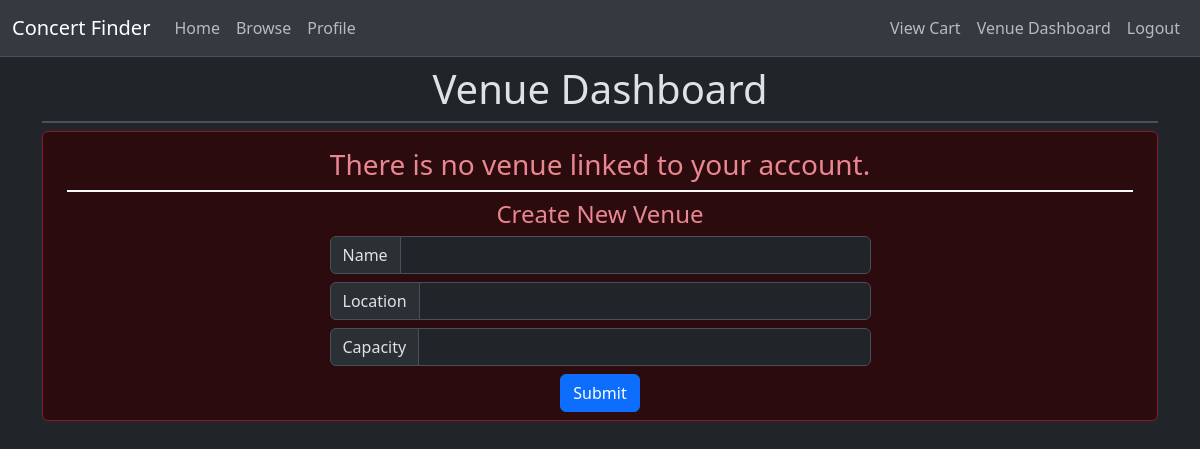
/venue (signed in), run on an earlier commit of the app's database.
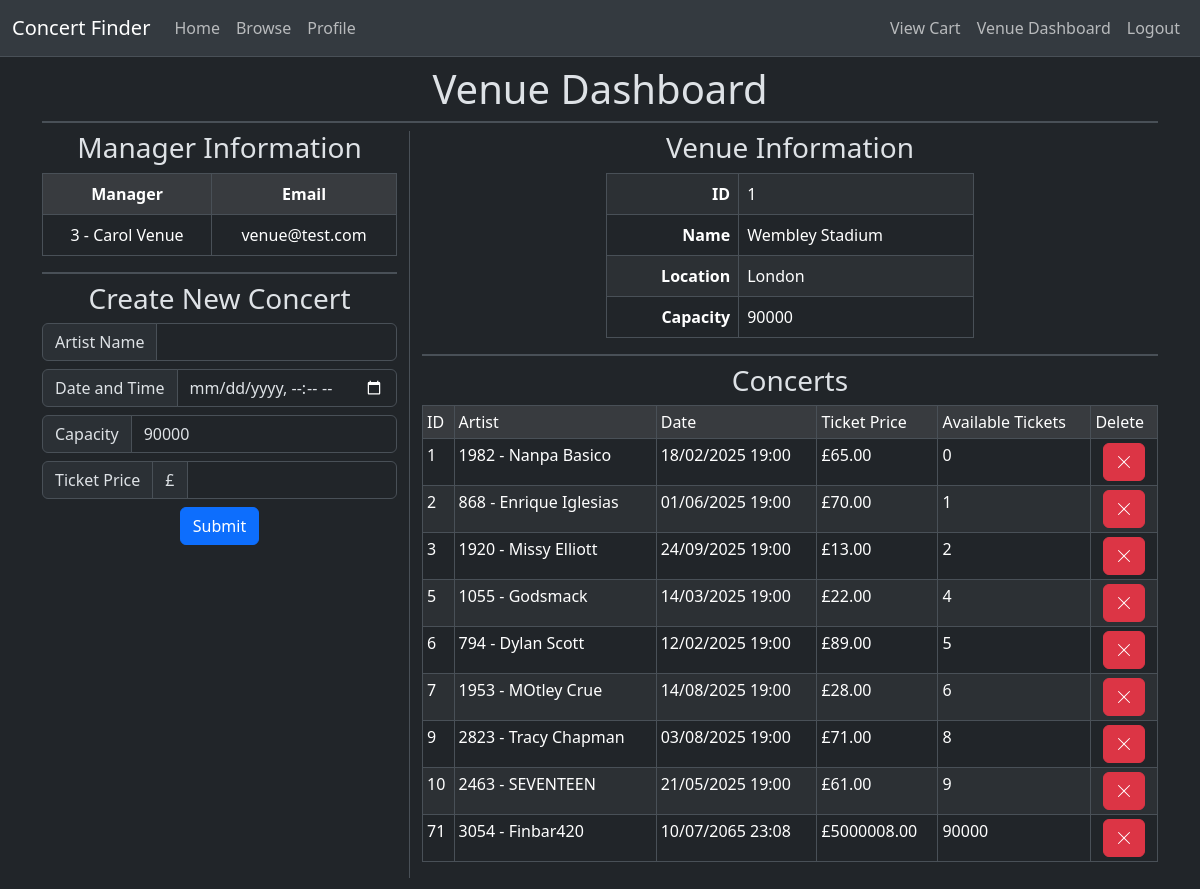
And on a later commit of the database.
### website/models.py (models this page shows, shortened)
class User(db.Model, UserMixin):
    __tablename__ = "users"
    id = db.Column(db.Integer, primary_key=True)
    firstname = db.Column(db.String(100), nullable=False)
    lastname = db.Column(db.String(100), nullable=False)
    email = db.Column(db.String(100), nullable=False, unique=True)
    password = db.Column(db.String(255), nullable=False)
    role = db.Column(db.String(100), nullable=False, default="user")
    venueId = db.Column(db.Integer, db.ForeignKey("venues.id"), default=None)
    registered_on = db.Column(db.DateTime, nullable=False)
    last_logged_in = db.Column(db.DateTime, nullable=True)
    current_logged_in = db.Column(db.DateTime, nullable=True)

class Venue(db.Model):
    __tablename__ = "venues"
    id = db.Column(db.Integer, primary_key=True)
    name = db.Column(db.String(100), nullable=False)
    location = db.Column(db.String(100), nullable=False)
    capacity = db.Column(db.Integer, nullable=False)

class Concert(db.Model):
    __tablename__ = "concerts"
    id = db.Column(db.Integer, primary_key=True)
    artistId = db.Column(db.Integer, db.ForeignKey(Artist.id))
    artistName = db.Column(db.String(100), nullable=False)
    venueId = db.Column(db.Integer, db.ForeignKey(Venue.id))
    venueName = db.Column(db.String(100), nullable=False)
    venueLocation = db.Column(db.String(100), nullable=False)
    date = db.Column(db.DateTime, nullable=True)
    ticketPrice = db.Column(db.Float, nullable=False)
    availableTickets = db.Column(db.Integer, nullable=False)

### website/venue/views.py (the view)
@venue_blueprint.route("/venue")
@login_required
@requires_roles("venue")
def venue():
    return render_template(
        "venue.html",
        managers=User.query.filter_by(venueId=current_user.venueId).all(),
        venue=Venue.query.filter_by(id=current_user.venueId).first(),
        concerts=Concert.query.filter_by(venueId=current_user.venueId).all(),
        createConcertForm=CreateConcertForm(),
        createVenueForm=CreateVenueForm(),
    )

### website/venue/forms.py
class CreateConcertForm(FlaskForm):
    artistName = StringField(
        validators=[
            InputRequired(),
            Length(1, 30, "Artist name must be between 1 and 30 characters in length."),
        ]
    )
    date = StringField(validators=[InputRequired()])
    capacity = IntegerField(validators=[InputRequired()])
    ticketPrice = IntegerField(validators=[InputRequired()])
    submit = SubmitField(validators=[InputRequired()])

class CreateVenueForm(FlaskForm):
    name = StringField(
        validators=[
            InputRequired(),
            Length(1, 30, "Name must be between 1 and 30 characters in length."),
        ]
    )
    location = StringField(
        validators=[
            InputRequired(),
            Length(1, 30, "Location must be between 1 and 30 characters in length."),
        ]
    )
    capacity = IntegerField(validators=[InputRequired()])
    submit = SubmitField(validators=[InputRequired()])

### main.py (called while the page is built)
def requires_roles(*roles):
    def wrapper(f):
        @wraps(f)
        def wrapped(*args, **kwargs):
            if current_user.role not in roles:
                return abort(403, "Forbidden")
            return f(*args, **kwargs)
        return wrapped
    return wrapper

    @login_manager.user_loader
    def load_user(id):
        return User.query.filter_by(id=id).first()

### website/templates/venue.html (shortened to what this page needs)
{% extends 'base.html' %}
{% block content %}
  <div class="container text-center mb-5">
    <h1 class="mt-2">Venue Dashboard</h1>
    <div class="border mb-2"></div>
    <div class="row">
      {% if venue %}
        <div class="col-4 text-center border-end">
          <h3>Manager Information</h3>
          <table class="table table-striped table-hover table-bordered">
            <tr class="fw-medium table-active">
              <th>Manager</th>
              <th>Email</th>
            </tr>
            {% for user in managers %}
              <tr>
                <td>{{ user.id }} - {{ user.firstname + ' ' + user.lastname }}</td>
                <td>{{ user.email }}</td>
              </tr>
            {% endfor %}
          </table>
            <div class="border mt-2 mb-2"></div>
            <div>
              <h3>Create New Concert</h3>
              <form method="POST" action="/venue/create_concert">
                <div class="mb-2 text-start input-group">
                  <span class="input-group-text">Artist Name</span>
                  {{ createConcertForm.artistName(class='form-control', required='required', type='text') }}
                </div>
                <div class="mb-2 text-start input-group">
                  <span class="input-group-text">Date and Time</span>
                  {{ createConcertForm.date(class='form-control', required='required', type='datetime-local') }}
                </div>
                <div class="mb-2 text-start input-group">
                  <span class="input-group-text">Capacity</span>
                  {{ createConcertForm.capacity(class='form-control', required='required', type='number', value=venue.capacity, min='0', max=venue.capacity) }}
                </div>
                <div class="mb-2 text-start input-group">
                  <span class="input-group-text">Ticket Price</span>
                  <span class="input-group-text">£</span>
                  {{ createConcertForm.ticketPrice(class='form-control', required='required', type='number', min='0') }}
                </div>
                <div class="mb-2">{{ createConcertForm.submit(type='submit', class='btn btn-primary center') }}</div>
              </form>
            </div>
        </div>
      {% endif %}
      <div class="col text-center">
        {% if venue %}
          <h3>Venue Information</h3>
          <table class="table table-striped table-hover table-bordered w-50 mx-auto">
            <tr>
              <th class="text-end">ID</th>
              <td class="text-start">{{ venue.id }}</td>
            </tr>
            <tr>
              <th class="text-end">Name</th>
              <td class="text-start">{{ venue.name }}</td>
            </tr>
            <tr>
              <th class="text-end">Location</th>
              <td class="text-start">{{ venue.location }}</td>
            </tr>
            <tr>
              <th class="text-end">Capacity</th>
              <td class="text-start">{{ venue.capacity }}</td>
            </tr>
          </table>
          <div class="border mt-2 mb-2"></div>
          {% if concerts %}
            <h3>Concerts</h3>
            <table class="table table-striped table-hover text-start table-bordered table-sm">
              <tr class="fw-medium table-active">
                <td>ID</td>
                <td>Artist</td>
                <td>Date</td>
                <td>Ticket Price</td>
                <td>Available Tickets</td>
                <td>Delete</td>
              </tr>
              {% for concert in concerts %}
                <tr>
                  <td class="fw-medium">{{ concert.id }}</td>
                  <td>{{ concert.artistId }} - {{ concert.artistName }}</td>
                  <td>{{ concert.date.strftime('%d/%m/%Y %H:%M') }}</td>
                  <td>£{{ concert.ticketPrice }}0</td>
                  <td>{{ concert.availableTickets }}</td>
                  <td class="text-center">
                    <form method="POST" action="/venue/delete_concert">
                      <button name="delete_concert_button" class="btn btn-danger" value="{{ concert.id }}">
                        <svg xmlns="http://www.w3.org/2000/svg" width="16" height="16" fill="currentColor" class="bi bi-x-lg mb-1" viewBox="0 0 16 16">
                          <path d="M2.146 2.854a.5.5 0 1 1 .708-.708L8 7.293l5.146-5.147a.5.5 0 0 1 .708.708L8.707 8l5.147 5.146a.5.5 0 0 1-.708.708L8 8.707l-5.146 5.147a.5.5 0 0 1-.708-.708L7.293 8z" />
                        </svg>
                      </button>
                    </form>
                  </td>
                </tr>
              {% endfor %}
            </table>
          {% else %}
            <h3>There are no concerts at this venue</h3>
          {% endif %}
        {% else %}
          <div class="alert alert-danger pb-2 container justify-content-center">
            <h3>There is no venue linked to your account.</h3>
            <div class="border border-light m-2"></div>
            <h4>Create New Venue</h4>
            <div>
              <form method="POST" action="/venue/create_venue" class="w-50 mx-auto">
                <div class="text-start input-group">
                  <span class="input-group-text">Name</span>
                  {{ createVenueForm.name(class='form-control', required='required', type='text') }}
                </div>
                <div class="mt-2 text-start input-group">
                  <span class="input-group-text">Location</span>
                  {{ createVenueForm.location(class='form-control', required='required', type='text') }}
                </div>
                <div class="mt-2 text-start input-group">
                  <span class="input-group-text">Capacity</span>
                  {{ createVenueForm.capacity(class='form-control', required='required', type='number') }}
                </div>
                <div class="mt-2">{{ createVenueForm.submit(type='submit', class='btn btn-primary center') }}</div>
              </form>
            </div>
          </div>
        {% endif %}
      </div>
    </div>
  </div>
{% endblock %}

### website/templates/base.html (shortened to what this page needs)
<!DOCTYPE html>
<html data-bs-theme="dark">
  <head>
    <link href="https://cdn.jsdelivr.net/npm/bootstrap@5.3.3/dist/css/bootstrap.min.css" rel="stylesheet" />
  </head>
  <body>
    <nav class="navbar navbar-expand-lg bg-body-secondary border-bottom">
      <div class="container-fluid fw-medium">
        <a class="navbar-brand" href="{{ url_for('index') }}">Concert Finder</a>
        <div class="collapse navbar-collapse" id="navbarNav">
          <ul class="navbar-nav">
            <li class="nav-item">
              <a href="{{ url_for('index') }}" class="nav-link">Home</a>
            </li>
            <li class="nav-item">
              <a href="{{ url_for('shop.browse') }}" class="nav-link">Browse</a>
            </li>
            {% if current_user.is_authenticated %}
              <li class="nav-item">
                <a href="{{ url_for('users.profile') }}" class="nav-link">Profile</a>
              </li>
            {% endif %}
          </ul>
          <ul class="navbar-nav ms-auto flex-nowrap">
            {% if current_user.is_authenticated %}
              <li class="nav-item">
                <a href="{{ url_for('shop.cart') }}" class="nav-link">View Cart</a>
              </li>
            {% endif %}
            {% if current_user.is_authenticated and current_user.role == 'venue' %}
              <li class="nav-item">
                <a href="{{ url_for('venue.venue') }}" class="nav-link">Venue Dashboard</a>
              </li>
            {% endif %}
            {% if current_user.is_authenticated %}
              <li class="nav-item">
                <a href="{{ url_for('users.logout') }}" class="nav-link">Logout</a>
              </li>
            {% endif %}
          </ul>
        </div>
      </div>
    </nav>
    <div>
      <div>
        {% block content %}
        {% endblock %}
      </div>
    </div>
  </body>
</html>

What changed in the data, as far as the page shows it:
now on this page (row edited): User: id "3", firstname+lastname "Carol Venue", email "venue@test.com"
added Venue: capacity "90000", id "1", name "Wembley Stadium", location "London"
added Concert: id "1", artistId "1982", artistName "Nanpa Basico", date "18/02/2025 19:00", ticketPrice "65.0", availableTickets "0"
added Concert: id "2", artistId "868", artistName "Enrique Iglesias", date "01/06/2025 19:00", ticketPrice "70.0", availableTickets "1"
added Concert: id "3", artistId "1920", artistName "Missy Elliott", date "24/09/2025 19:00", ticketPrice "13.0", availableTickets "2"
added Concert: id "5", artistId "1055", artistName "Godsmack", date "14/03/2025 19:00", ticketPrice "22.0", availableTickets "4"
added Concert: id "6", artistId "794", artistName "Dylan Scott", date "12/02/2025 19:00", ticketPrice "89.0", availableTickets "5"
added Concert: id "7", artistId "1953", artistName "MOtley Crue", date "14/08/2025 19:00", ticketPrice "28.0", availableTickets "6"
added Concert: id "9", artistId "2823", artistName "Tracy Chapman", date "03/08/2025 19:00", ticketPrice "71.0", availableTickets "8"
added Concert: id "10", artistId "2463", artistName "SEVENTEEN", date "21/05/2025 19:00", ticketPrice "61.0", availableTickets "9"
added Concert: id "71", artistId "3054", artistName "Finbar420", date "10/07/2065 23:08", ticketPrice "5000008.0", availableTickets "90000"
Also different on the page:
form field submit: (not shown) → "Submit"
form field submit: "Submit" → (not shown)
text no longer shown: "There is no venue linked to your account. Create New Venue"
text now shown: "Manager Information Manager Email Create New Concert Artist Name Date and Time Ticket Price £ Venue Information ID Concerts ID Artist Date Ticket Price Available Tickets Delete"
